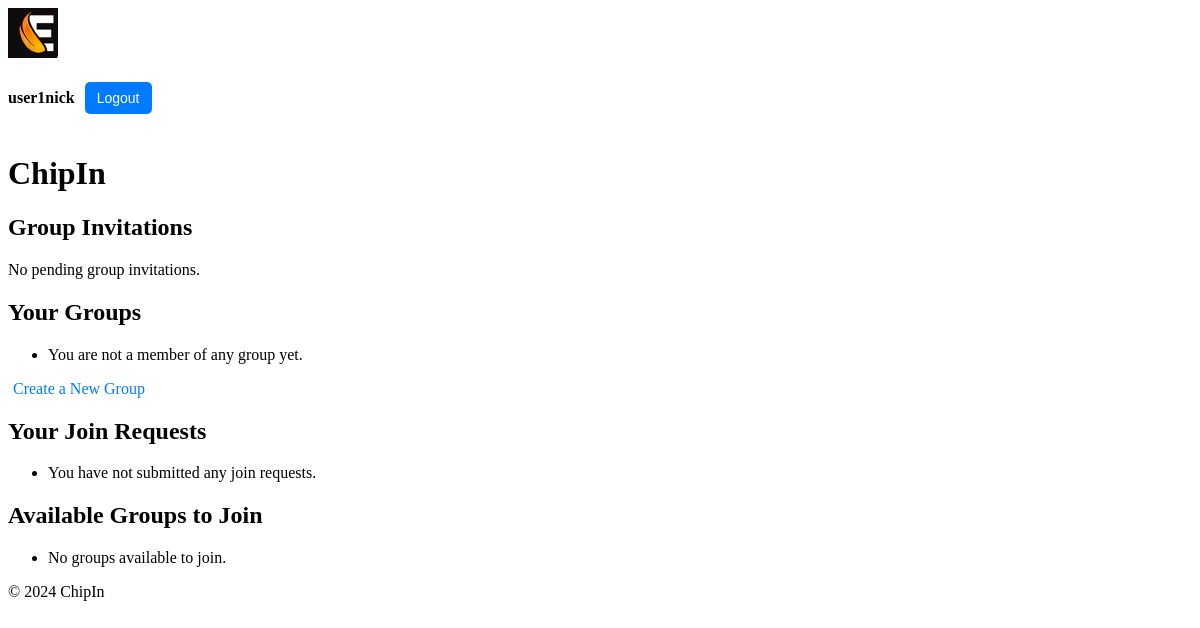
Page /chipin/ (signed in) on the earlier database version.
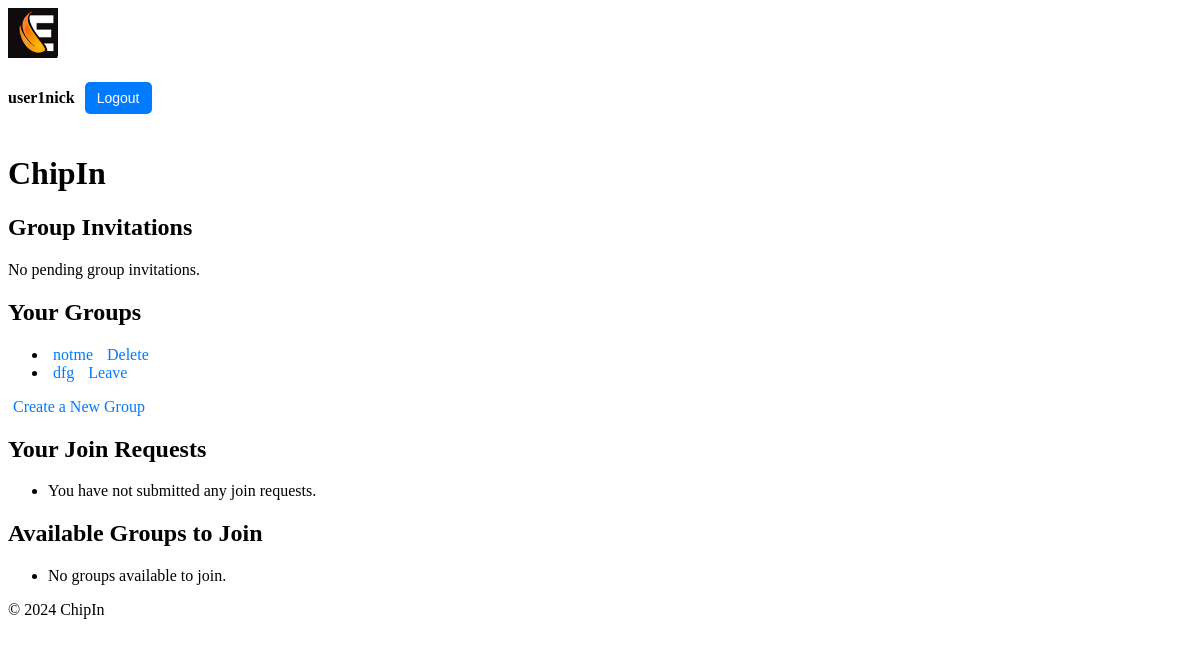
Same page on the later database version.
### chipin/models.py (models this page shows, shortened)
class Group(models.Model):
    name = models.CharField(max_length=100)
    admin = models.ForeignKey(
        CustomUser, related_name="admin_groups", on_delete=models.CASCADE
    )
    members = models.ManyToManyField(
        CustomUser, related_name="group_memberships", blank=True
    )
    invited_users = models.ManyToManyField(
        CustomUser, related_name="pending_invitations", blank=True
    )

### chipin/views.py (the view)
# urls.py: path("", views.home, name="home"),
@login_required
def home(request):
    user = request.user
    pending_invitations = (
        user.pending_invitations.all()
    )  # Get pending group invitations for the current user
    user_groups = user.group_memberships.all()  # Get groups the user is a member of
    user_join_requests = GroupJoinRequest.objects.filter(
        user=user
    )  # Get join requests sent by the user
    available_groups = Group.objects.exclude(members=user).exclude(
        join_requests__user=user
    )  # Get groups the user is not a member of and the user has not requested to join
    context = {
        "pending_invitations": pending_invitations,
        "user_groups": user_groups,
        "user_join_requests": user_join_requests,
        "available_groups": available_groups,
    }
    return render(request, "chipin/home.html", context)

### chipin/context_processors.py (called while the page is built)
def user_profile(request):
    if request.user.is_authenticated:
        try:
            return {"nickname": request.user.profile.nickname}
        except Profile.DoesNotExist:
            return {
                "nickname": request.user.username
            }  # Fallback to username if no profile exists
    return {}

### chipin/templates/chipin/home.html (shortened to what this page needs)
{% extends 'chipin/base.html' %}
{% load static %}
{% block content %}
    <h1>ChipIn</h1>
    <h2>Group Invitations</h2>
    <div class="invitation-notification">
        {% if pending_invitations %}
            <ul>
                {% for group in pending_invitations %}
                    <li>
                        You have been invited to join <strong>{{ group.name }}</strong>.
                        <a href="{% url 'chipin:accept_invite' group.id %}?user_id={{ request.user.id }}">Accept</a>
                    </li>
                {% empty %}
                    <li>No pending group invitations.</li>
                {% endfor %}
            </ul>
        {% else %}
            <p>No pending group invitations.</p>
        {% endif %}
    </div>
    <h2>Your Groups</h2>
    <ul>
        {% for group in user.group_memberships.all %}
        <li>
            <a href="{% url 'chipin:group_detail' group.id %}">{{ group.name }}</a>
            {% if group.admin == request.user %}
                <a href="{% url 'chipin:delete_group' group.id %}" onclick="return confirm('Are you sure you want to delete this group?');">Delete</a>
            {% else %}
                <a href="{% url 'chipin:leave_group' group.id %}" onclick="return confirm('Are you sure you want to leave this group?');">Leave</a>
            {% endif %}
        </li>
        {% empty %}
        <li>You are not a member of any group yet.</li>
        {% endfor %}
    </ul>
    <a href="{% url 'chipin:create_group' %}">Create a New Group</a>
    <h2>Your Join Requests</h2>
    <ul>
        {% for join_request in user_join_requests %}
        <li>
            You requested to join <strong>{{ join_request.group.name }}</strong> on {{ join_request.created_at }}.
            <a href="{% url 'chipin:delete_join_request' join_request.id %}" onclick="return confirm('Are you sure you want to delete this join request?');">Delete</a>
        </li>
        {% empty %}
        <li>You have not submitted any join requests.</li>
        {% endfor %}
    </ul>
    <h2>Available Groups to Join</h2>
    <ul>
        {% for group in available_groups %}
        <li>
            <a href="{% url 'chipin:group_detail' group.id %}">{{ group.name }}</a>
            <span>- Admin: {{ group.admin.profile.nickname }}</span>
        </li>
        {% empty %}
        <li>No groups available to join.</li>
        {% endfor %}
    </ul>
{% endblock %}

Differences in the rows shown:
added Group: name "notme", shows "Delete"
added Group: name "dfg", shows "Leave"
Other differences:
text no longer shown: "You are not a member of any group yet."
